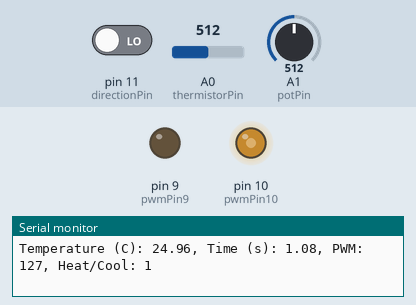
Bench run of a sketch on a simulated Arduino Uno, built with avr-gcc and run on an emulated ATmega328P. Parts: output pins drawn as LEDs (lit = HIGH), the last lines printed to the serial monitor. The test bench sets the inputs (shaded band); at power-on: A0 (thermistorPin) = 512, A1 (potPin) = 512, pin 11 (directionPin) LOW.

Above: at 1.2 s.
1.3 s: A0 (thermistorPin) set to 180
2.8 s: A0 (thermistorPin) set to 160
At 3.9 s:
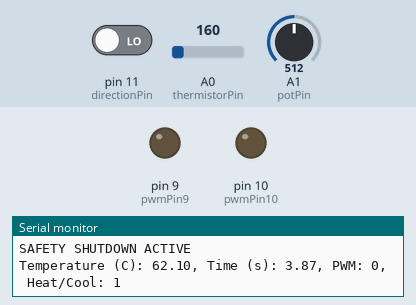
4.4 s: A0 (thermistorPin) set to 265
At 4.9 s:
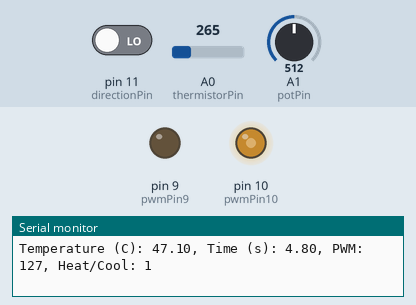
5.9 s: A1 (potPin) set to 413
At 7.2 s:
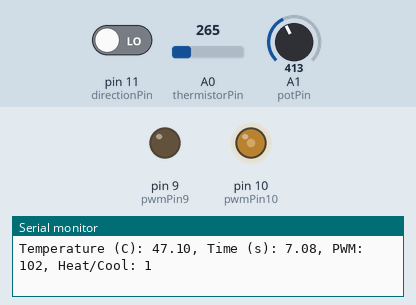
8.9 s: A1 (potPin) set to 388
At 9.8 s:
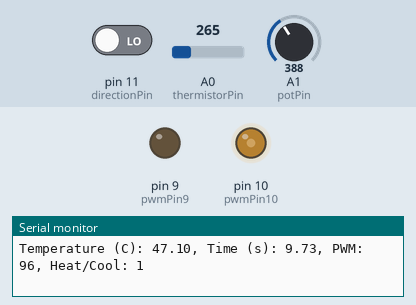
11.9 s: pin 11 (directionPin) driven HIGH
At 12.3 s:
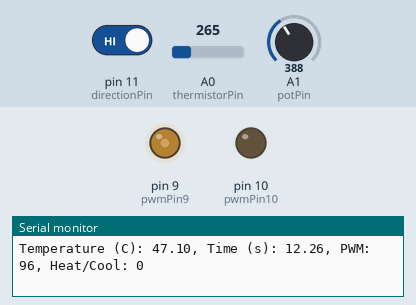
Timing chart, 0 to 14.5 s (numbered marks = the images above; inputs shaded):
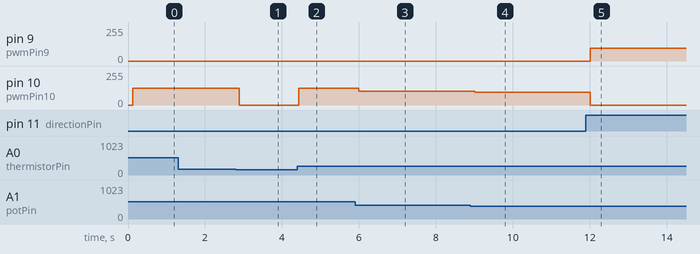

Measured:
- the behaviour switches between 172 and 171 on A0 (thermistorPin) (found by bisection; images 0 and 1)
- after the input at 2.8 s, pin 10 (pwmPin10): 127/255 → 0/255 after 0.09 s
- after the input at 4.4 s, pin 10 (pwmPin10): 0/255 → 127/255 at once
- after the input at 5.9 s, pin 10 (pwmPin10): 127/255 → 102/255 after 0.10 s
- after the input at 8.9 s, pin 10 (pwmPin10): 102/255 → 96/255 after 0.11 s
- after the input at 11.9 s, pin 9 (pwmPin9): 0/255 → 96/255 after 0.12 s; pin 10 (pwmPin10): 96/255 → 0/255 after 0.12 s

The sketch:

Module_4_Arduino.ino
```cpp
// Module 4: Python GUI Control + Temperature Safety Interlock

#include <stdio.h>
#include <string.h>

// ---------- Pins ----------
const int thermistorPin = A0;
const int potPin = A1;

const int pwmPin9 = 9;
const int pwmPin10 = 10;
const int directionPin = 11;

// ---------- Thermistor constants ----------
const float Vref = 5.0;
const float fixedResistance = 100.0; // kOhm
const float R0 = 100.0;              // kOhm at 25 C
const float T0 = 298.15;             // 25 C in Kelvin
const float beta = 4540.0;           // K

// Average 1000 raw thermistor measurements
const int numSamples = 1000;

// ---------- Software safety ----------
const float TEMP_LIMIT = 60.0;       // degrees C

// ---------- Control variables ----------
int pwmCommand = 0;
int direction = LOW;
bool serialControl = false;

char commandBuffer[40];
int commandLength = 0;


// Read commands sent by Python GUI
void readSerialCommands() {

  while (Serial.available() > 0) {

    char incomingCharacter = Serial.read();

    if (incomingCharacter == '\n' || incomingCharacter == '\r') {

      if (commandLength == 0) {
        continue;
      }

      commandBuffer[commandLength] = '\0';

      int requestedPWM;
      char requestedDirection[5];

      int valuesRead = sscanf(
          commandBuffer,
          "SET PWM %d DIR %4s",
          &requestedPWM,
          requestedDirection
      );

      if (valuesRead == 2 &&
          requestedPWM >= 0 &&
          requestedPWM <= 255) {

        if (strcmp(requestedDirection, "HEAT") == 0) {
          direction = LOW;

        } else if (strcmp(requestedDirection, "COOL") == 0) {
          direction = HIGH;

        } else {
          commandLength = 0;
          continue;
        }

        pwmCommand = requestedPWM;
        serialControl = true;
      }

      commandLength = 0;

    } else if (commandLength < sizeof(commandBuffer) - 1) {

      commandBuffer[commandLength] = incomingCharacter;
      commandLength++;
    }
  }
}


// Average 1000 thermistor ADC readings
float averageThermistorADC() {

  float totalADC = 0;

  for (int i = 0; i < numSamples; i++) {
    totalADC += analogRead(thermistorPin);
  }

  return totalADC / numSamples;
}


// ADC -> voltage
float adcToVoltage(float averageADC) {

  return averageADC * Vref / 1023.0;
}


// Voltage -> resistance
float voltageToResistance(float voltage) {

  return fixedResistance * voltage / (Vref - voltage);
}


// Resistance -> Celsius
float resistanceToCelsius(float resistance) {

  float temperatureK =
      1.0 / ((1.0 / T0) +
      (1.0 / beta) * log(resistance / R0));

  return temperatureK - 273.15;
}


void setup() {

  Serial.begin(9600);

  pinMode(pwmPin9, OUTPUT);
  pinMode(pwmPin10, OUTPUT);
  pinMode(directionPin, INPUT);

  // Safe startup: TEC OFF
  analogWrite(pwmPin9, 0);
  analogWrite(pwmPin10, 0);
}


void loop() {

  // Read commands from Python GUI
  readSerialCommands();


  // ---------- Measure temperature ----------

  float averageADC = averageThermistorADC();

  float voltage = adcToVoltage(averageADC);

  float resistance = voltageToResistance(voltage);

  float temperatureC = resistanceToCelsius(resistance);


  // ---------- Manual fallback ----------

  // Until Python sends its first command,
  // the potentiometer/switch can still control the system.
  if (!serialControl) {

    int potADC = analogRead(potPin);

    pwmCommand = map(potADC, 0, 1023, 0, 255);

    direction = digitalRead(directionPin);
  }


  // ---------- Software safety check ----------

  bool safetyShutdown = false;

  if (temperatureC >= TEMP_LIMIT) {

    // Temperature too high:
    // force BOTH H-bridge PWM outputs to zero.
    analogWrite(pwmPin9, 0);
    analogWrite(pwmPin10, 0);

    safetyShutdown = true;

  } else {

    // Normal operation

    if (direction == HIGH) {

      // Cooling
      analogWrite(pwmPin9, pwmCommand);
      analogWrite(pwmPin10, 0);

    } else {

      // Heating
      analogWrite(pwmPin9, 0);
      analogWrite(pwmPin10, pwmCommand);
    }
  }


  // ---------- Time ----------

  float timeSeconds = millis() / 1000.0;


  // ---------- Serial measurement ----------
  // Keep this format unchanged so Python can parse it.

  Serial.print("Temperature (C): ");
  Serial.print(temperatureC, 2);

  Serial.print(", Time (s): ");
  Serial.print(timeSeconds, 2);

  Serial.print(", PWM: ");

  // Report the ACTUAL PWM output.
  if (safetyShutdown) {
    Serial.print(0);
  } else {
    Serial.print(pwmCommand);
  }

  Serial.print(", Heat/Cool: ");

  if (direction == LOW) {
    Serial.println(1);   // heating
  } else {
    Serial.println(0);   // cooling
  }


  // Separate safety message.
  // Python will ignore this line, but it will appear in Serial Monitor.
  if (safetyShutdown) {
    Serial.println("SAFETY SHUTDOWN ACTIVE");
  }
}
```
